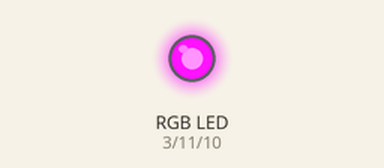
Recording of a sketch running on a simulated Arduino Uno, built with avr-gcc and run on an emulated ATmega328P. Shown: an RGB LED mixed from three pins (HIGH = lit). Random numbers use the default seed unless the sketch sets one.

Above: at 0.1 s.
At 15.1 s:
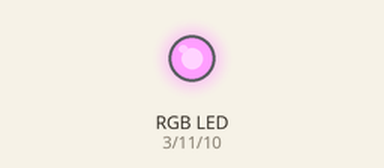
At 20.1 s:
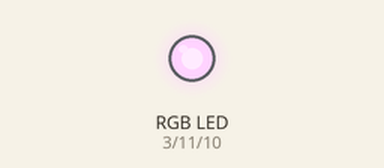
At 38.1 s:
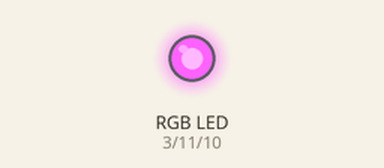
Timing chart, 0 to 40.0 s (numbered marks = the images above):
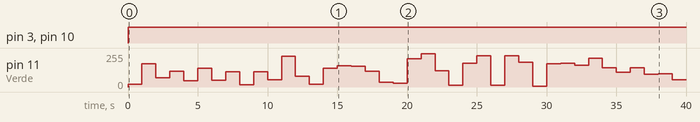

The sketch:

rgb_2.ino
```cpp
/* www.educachip.com */

//Se definen las variables que se van a utilizar para establecer los
//colores. Éstas deben estar asociadas a pines digitales PWM e irán
//unidas a los cátodos de cada uno de los colores.
int Rojo = 3;
int Verde = 11;
int Azul = 10;

//Se almacenan los valores relativos a la intensidad de cada color
//(las candelas de cada color).
int mcdRojo = 300;
int mcdVerde = 1000;
int mcdAzul = 400;

//Se realiza una relación entre las candelas de los distintos
//colores.
int GradoRojo = (mcdRojo / mcdVerde);
int GradoVerde = (mcdVerde / mcdVerde);
int GradoAzul = (mcdAzul / mcdVerde);

void setup() {

  //Se establecen los pines definidos como salidas para poder
  //la diferencia de voltaje con respecto a la alimentación común.
  pinMode(Rojo, OUTPUT);
  pinMode(Verde, OUTPUT);
  pinMode(Azul, OUTPUT);

}

//Se crea un módulo auxiliar que facilitará la tarea de establecer
//los voltajes asociados a cada color.
//El valor de las variables R, G y B debe ser un entero entre 0 y 255
//siendo 255 el valor relativo a la máxima luminosidad de cada color.
void EstablecerColor(int R, int G, int B) {

  //Se utiliza la expresión X/GradoX para multiplicar el valor de la
  //salida PWM por un número que consiga una intensidad de luz
  //equiparable entre todos los colores.
  //Se debe tener en cuenta que la salida máxima es 255, por tanto,
  //la compensación entre los colores se pierde si la relación
  //X/GradoX genera un valor superior a 255.
  analogWrite(Rojo, (R / GradoRojo));
  analogWrite(Verde, (G / GradoVerde));
  analogWrite(Azul, (B / GradoAzul));

}

void loop() {

  //Se representan colores pseudoaleatorios en el LED RGB mediante el
  //uso de la instrución random(min,max);.
  EstablecerColor(random(0, 255), random(0, 255), random(0, 255));

  //Se utiliza un delay para que de tiempo algo observador a apreciar
  //los colores.
  delay(1000);

}
```

Measured:
- by itself, pin 3 (Rojo), pin 10 (Azul): LOW → HIGH at 0.00 s
- by itself, pin 11 (Verde): 0/255 → 19/255 at 0.00 s, → 175/255 1.0 s later, → 68/255 1.0 s later, → 120/255 1.0 s later, … (40 changes in this stretch)
